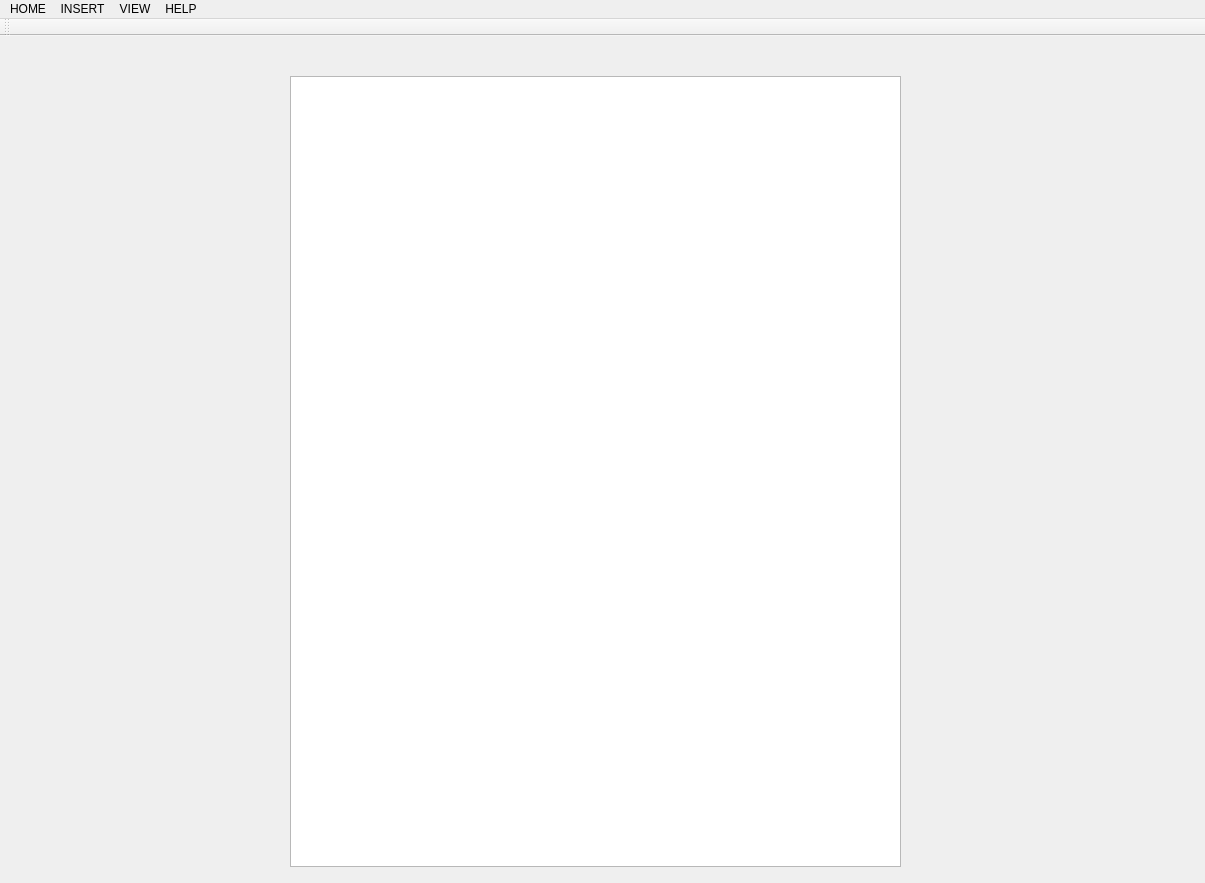
<?xml version="1.0" encoding="UTF-8"?>
<ui version="4.0">
 <class>MainWindow</class>
 <widget class="QMainWindow" name="MainWindow">
  <property name="geometry">
   <rect>
    <x>0</x>
    <y>0</y>
    <width>1205</width>
    <height>883</height>
   </rect>
  </property>
  <property name="windowTitle">
   <string>MainWindow</string>
  </property>
  <widget class="QWidget" name="centralwidget">
   <widget class="QTextEdit" name="textEdit">
    <property name="geometry">
     <rect>
      <x>290</x>
      <y>40</y>
      <width>611</width>
      <height>791</height>
     </rect>
    </property>
   </widget>
  </widget>
  <widget class="QMenuBar" name="menubar">
   <property name="geometry">
    <rect>
     <x>0</x>
     <y>0</y>
     <width>1205</width>
     <height>21</height>
    </rect>
   </property>
   <widget class="QMenu" name="toolBar_font">
    <property name="title">
     <string>INSERT</string>
    </property>
    <addaction name="actionBold"/>
    <addaction name="actionItalic"/>
   </widget>
   <widget class="QMenu" name="toolBar_paragraph">
    <property name="title">
     <string>VIEW</string>
    </property>
    <addaction name="actionZoom_In"/>
    <addaction name="actionZoom_Out"/>
    <addaction name="actionFull_Screen"/>
   </widget>
   <widget class="QMenu" name="toolBar_quick">
    <property name="title">
     <string>HOME</string>
    </property>
    <widget class="QMenu" name="menuParagraph">
     <property name="title">
      <string>Paragraph</string>
     </property>
     <addaction name="actionAlign_Left_2"/>
     <addaction name="actionAlign_Right"/>
     <addaction name="actionAlign_Center"/>
    </widget>
    <widget class="QMenu" name="menuFont">
     <property name="title">
      <string>Font</string>
     </property>
     <addaction name="actionArial"/>
     <addaction name="actionSan_Serif"/>
    </widget>
    <widget class="QMenu" name="menuClipboard">
     <property name="title">
      <string>Clipboard</string>
     </property>
     <addaction name="actionNew_2"/>
     <addaction name="actionOpen_2"/>
     <addaction name="actionSave_2"/>
    </widget>
    <addaction name="menuClipboard"/>
    <addaction name="menuFont"/>
    <addaction name="actionFont_Size_2"/>
    <addaction name="menuParagraph"/>
    <addaction name="actionExit"/>
   </widget>
   <widget class="QMenu" name="menuHELP">
    <property name="title">
     <string>HELP</string>
    </property>
    <addaction name="actionAbout"/>
    <addaction name="actionGuide"/>
   </widget>
   <addaction name="toolBar_quick"/>
   <addaction name="toolBar_font"/>
   <addaction name="toolBar_paragraph"/>
   <addaction name="menuHELP"/>
  </widget>
  <widget class="QToolBar" name="toolBar">
   <property name="windowTitle">
    <string>toolBar</string>
   </property>
   <attribute name="toolBarArea">
    <enum>TopToolBarArea</enum>
   </attribute>
   <attribute name="toolBarBreak">
    <bool>false</bool>
   </attribute>
  </widget>
  <action name="actionBold">
   <property name="text">
    <string>Image</string>
   </property>
  </action>
  <action name="actionItalic">
   <property name="text">
    <string>Table</string>
   </property>
  </action>
  <action name="actionUnderline">
   <property name="text">
    <string>Underline</string>
   </property>
  </action>
  <action name="actionFont">
   <property name="text">
    <string>Font</string>
   </property>
  </action>
  <action name="actionFont_Size">
   <property name="text">
    <string>Font Size</string>
   </property>
  </action>
  <action name="actionAlign_Left">
   <property name="text">
    <string>Align Left</string>
   </property>
  </action>
  <action name="actionCenter">
   <property name="text">
    <string>Center</string>
   </property>
  </action>
  <action name="actionRight">
   <property name="text">
    <string>Right</string>
   </property>
  </action>
  <action name="actionJustify">
   <property name="text">
    <string>Justify</string>
   </property>
  </action>
  <action name="actionBullet_List">
   <property name="text">
    <string>Bullet List</string>
   </property>
  </action>
  <action name="actionUndo">
   <property name="text">
    <string>Undo</string>
   </property>
  </action>
  <action name="actionRedo">
   <property name="text">
    <string>Redo</string>
   </property>
  </action>
  <action name="actionSave_As">
   <property name="text">
    <string>Save As</string>
   </property>
  </action>
  <action name="actionExit">
   <property name="text">
    <string>Exit</string>
   </property>
  </action>
  <action name="actionFont_2">
   <property name="text">
    <string>Font</string>
   </property>
  </action>
  <action name="actionZoom_In">
   <property name="text">
    <string>Zoom In</string>
   </property>
  </action>
  <action name="actionZoom_Out">
   <property name="text">
    <string>Zoom Out</string>
   </property>
  </action>
  <action name="actionArial">
   <property name="text">
    <string>Arial</string>
   </property>
  </action>
  <action name="actionSan_Serif">
   <property name="text">
    <string>San Serif</string>
   </property>
  </action>
  <action name="actionAlign_Left_2">
   <property name="text">
    <string>Align Left</string>
   </property>
  </action>
  <action name="actionAlign_Right">
   <property name="text">
    <string>Align Right</string>
   </property>
  </action>
  <action name="actionAlign_Center">
   <property name="text">
    <string>Align Center</string>
   </property>
  </action>
  <action name="actionNew_2">
   <property name="text">
    <string>New</string>
   </property>
  </action>
  <action name="actionOpen_2">
   <property name="text">
    <string>Open</string>
   </property>
  </action>
  <action name="actionSave_2">
   <property name="text">
    <string>Save</string>
   </property>
  </action>
  <action name="actionFont_Size_2">
   <property name="text">
    <string>Font Size</string>
   </property>
  </action>
  <action name="actionFull_Screen">
   <property name="text">
    <string>Full Screen</string>
   </property>
  </action>
  <action name="actionAbout">
   <property name="text">
    <string>About</string>
   </property>
  </action>
  <action name="actionGuide">
   <property name="text">
    <string>Guide</string>
   </property>
  </action>
 </widget>
 <resources/>
 <connections/>
</ui>
